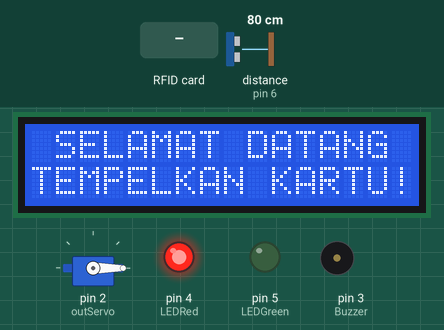
Simulated run of this sketch. Board: Arduino Uno, built with avr-gcc and run on an emulated ATmega328P. Shown: servo, 16×2 character LCD, output pins drawn as LEDs (lit = HIGH), buzzer (waves = sounding, pin HIGH). The test bench sets the inputs (shaded band); at power-on: distance to the obstacle (sensor on pin 6) 80 cm. The echo pulse lasts 58.3 µs per cm; pins used as bus, display or sensor lines are not drawn; what the sketch prints to the serial monitor is not drawn.

Above: at 2.3 s.
2.4 s: RFID card 5E 7A 19 C4 held to the reader
At 3.4 s:
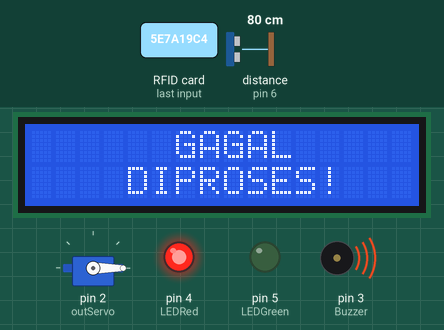
At 4.2 s:
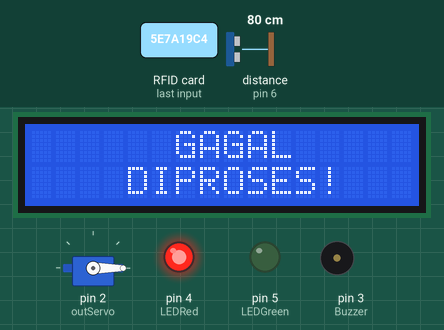
Timing chart, 0 to 5.7 s (numbered marks = the images above; inputs shaded):
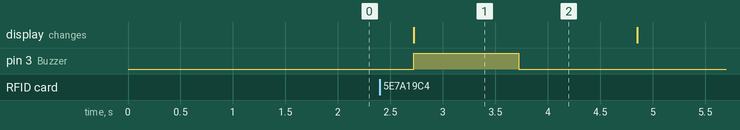

The sketch:

RFID_Servo_LCD_Buzzer_LED_Ultrasonic.ino
```cpp
//INISIALISASI LIBRARY
#include <NewPing.h>
#include <SPI.h>
#include <Servo.h>
#include <MFRC522.h>
#include <LiquidCrystal_I2C.h>

//INISIALISASI PIN
int triger=7;
int echo=6;
int batas=15;
int Buzzer=3;
int LEDRed=4;
int LEDGreen=5;
int outServo=2;
int flag=0;

#define SS_PIN 10
#define RST_PIN 9

//INISIALIASI LIBRARY TO VARIABLE
MFRC522 mfrc522(SS_PIN, RST_PIN);
NewPing cm(triger, echo, batas);
LiquidCrystal_I2C lcd(0x27, 16, 2);
String uidString;
Servo myservo;

void setup() {
  Serial.begin(9600);
  myservo.attach(outServo);
  SPI.begin();
  mfrc522.PCD_Init();
  pinMode(Buzzer, OUTPUT);
  pinMode(LEDRed, OUTPUT);
  pinMode(LEDGreen, OUTPUT);
  lcd.begin();
  welcome();
}

void welcome(){
  lcd.clear();
  lcd.setCursor(1,0); lcd.print("SELAMAT DATANG");
  lcd.setCursor(0,1); lcd.print("TEMPELKAN KARTU!");
  myservo.write(0);
  delay(1000);
  digitalWrite(LEDRed, HIGH);
  digitalWrite(LEDGreen, LOW);
}


void BuzzerOKE(){
 digitalWrite(LEDGreen, HIGH);
 digitalWrite(LEDRed, LOW);
 digitalWrite(Buzzer, HIGH);
 delay(100);
 digitalWrite(Buzzer, LOW);
 delay(100);
 digitalWrite(Buzzer, HIGH);
 delay(100);
 digitalWrite(Buzzer, LOW);
 delay(100);
}

void BuzzerGagal(){
 digitalWrite(LEDRed, HIGH);
 digitalWrite(LEDGreen, LOW);
 digitalWrite(Buzzer, HIGH);
 delay(1000);
 digitalWrite(Buzzer, LOW);
 delay(100);
}

void readRFID(){
 mfrc522.PICC_ReadCardSerial();
 //Pembatas bisa dirubah sesuai keinginan, disini yang digunakan "-"
 uidString = String(mfrc522.uid.uidByte[0]) + "-" +
             String(mfrc522.uid.uidByte[1]) + "-" +
             String(mfrc522.uid.uidByte[2]) + "-" +
             String(mfrc522.uid.uidByte[3]);
 }

void loop() {
  //BACA DATA
  int bacaJarak=cm.ping_cm();

  //PRINT TO SERIAL
  Serial.print("Data Jarak: ");
  Serial.print(bacaJarak);
  Serial.print(" cm");
  Serial.print("| Tag UID: ");
  Serial.print(uidString);
  Serial.println();
  delay(500);

  //LOGIKA PROGRAM
  if(mfrc522.PICC_IsNewCardPresent() and flag==0){
  readRFID();
    if(uidString == "167-50-137-75"){
      flag=1;
      lcd.clear();
      lcd.setCursor(4,0); lcd.print("BERHASIL");
      lcd.setCursor(0,1); lcd.print("PALANG TERBUKA!");
      BuzzerOKE();
      myservo.write(90);
      delay(1000);
      }
     else {
      flag=0;
      lcd.clear();
      lcd.setCursor(6,0); lcd.print("GAGAL");
      lcd.setCursor(4,1); lcd.print("DIPROSES!");
      BuzzerGagal();
      delay(1000);
      welcome();
     }
   }

    if(bacaJarak !=0 and bacaJarak <=15 and flag==1){
      flag=0;
      lcd.clear();
      lcd.setCursor(2,0); lcd.print("TERIMAKASIH");
      lcd.setCursor(0,1); lcd.print("SELAMAT JALAN");
      BuzzerOKE();
      delay(300);
      lcd.setCursor(0,1); lcd.print("PALANG TERTUTUP!");
      myservo.write(0);
      delay(1000);
      welcome();
     }
}
```

Measured:
- after the input at 2.4 s, pin 3 (Buzzer): LOW → HIGH after 0.32 s, → LOW 1.0 s later; the display: changes after 0.32 s (image 1)
- what the display in image 1 shows lasts 2.2 s, from 2.7 s to 4.9 s
